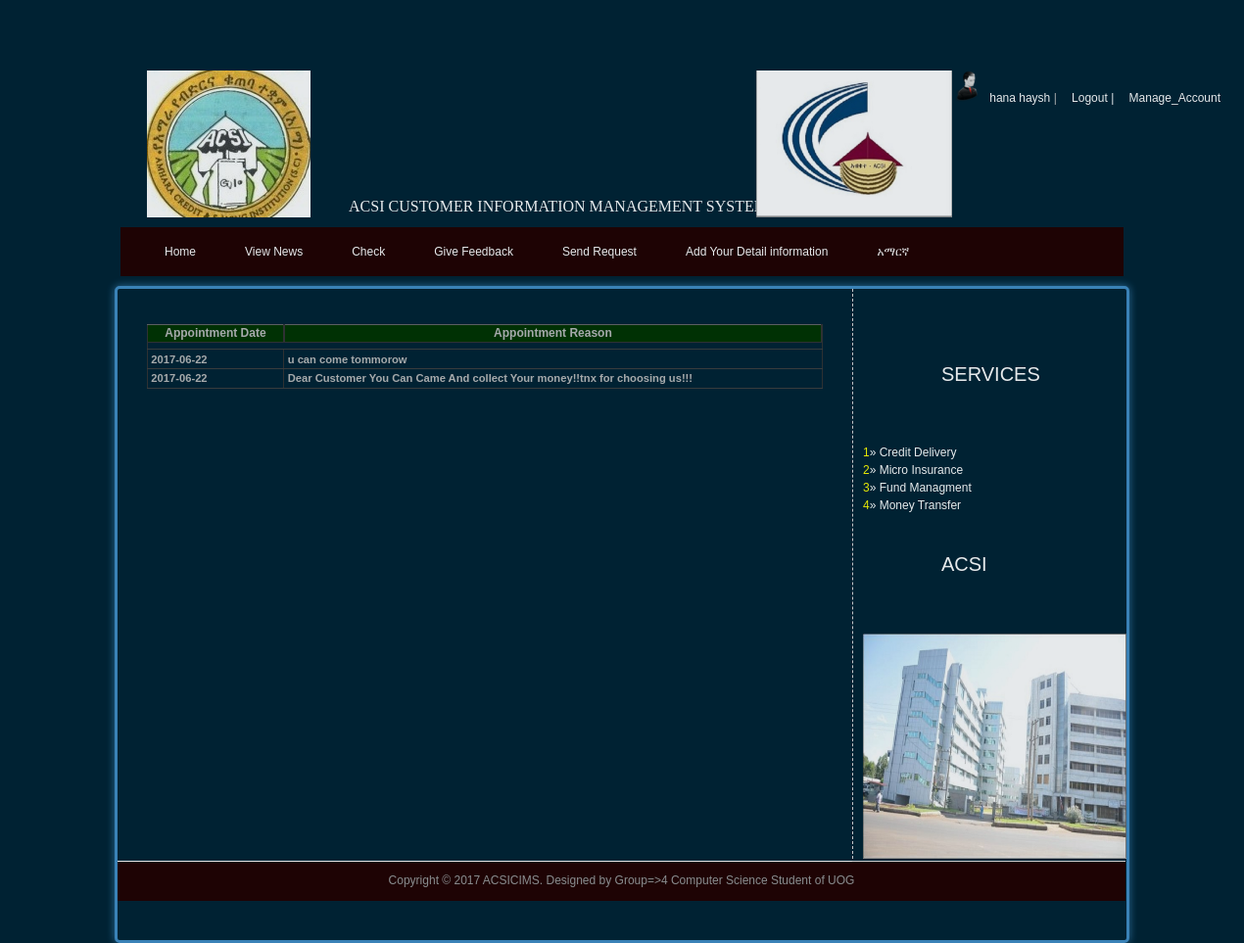
The app's page /ViewAppointment.php?key=2303 (signed in) with its own data.
### tables this page shows
CREATE TABLE IF NOT EXISTS `customer` (
  `fname` varchar(22) NOT NULL,
  `lname` varchar(22) NOT NULL,
  `UserName` varchar(22) NOT NULL,
  `password` varchar(100) NOT NULL,
  `user_id` int(22) NOT NULL,
  `AccNumber` int(12) NOT NULL AUTO_INCREMENT,
  `Sex` varchar(9) NOT NULL,
  `age` int(3) NOT NULL,
  `address` varchar(55) NOT NULL,
  `Guarantee` varchar(55) NOT NULL,
  `AccType` varchar(22) NOT NULL,
  `pnumber` int(11) NOT NULL,
  `date` date NOT NULL,
  `status` varchar(3) NOT NULL,
  PRIMARY KEY (`AccNumber`),
  UNIQUE KEY `user_id` (`user_id`)
);

CREATE TABLE IF NOT EXISTS `serv` (
  `info_id` int(11) NOT NULL AUTO_INCREMENT,
  `service` varchar(22) NOT NULL,
  `description` varchar(22) NOT NULL,
  `status` varchar(4) NOT NULL,
  PRIMARY KEY (`info_id`)
);

CREATE TABLE IF NOT EXISTS `custappointment` (
  `AccNumber` int(22) NOT NULL,
  `AppoDate` date NOT NULL,
  `AppoReason` text NOT NULL,
  KEY `AccNumber` (`AccNumber`)
);

### LogedCustomer.php (called while the page is built, shortened)
<?php
			$AccNumber=$_SESSION['AccNumber'];
			$result=mysql_query("select * from customer where AccNumber='$AccNumber'")or die(mysql_error);
			$row=mysql_fetch_array($result);
			$FirstName=$row['fname'];
			$LastName=$row['lname'];
			?>

### ViewAppointment.php (the view, shortened to what this page needs)
<?php
include("LogedCustomer.php");
?>
<div style="float:right; margin-right:24px;" ;>
			 <?php
			echo '<img src="images/admin.png"><font color="white"> &nbsp;'.$FirstName." ".$LastName .'</font>';?>
  |<a href="logout.php" class="logout"><font color="white"> Logout</a>&nbsp;|
  <a href="manageAccCust.php" class="logout" ><font color="white"> Manage_Account</a></div>
 <?php
include("header.php");
?>
<?php
include("TopNavCust.php");
?>
   	  <?php
	  include("leftside.php");
	  ?>
	     <div id="content" class="float_l"> <br/>
					<?php
 $AccNumber=$_SESSION['AccNumber'];
$result = mysql_query("SELECT * FROM   custappointment where AccNumber='$AccNumber' ");
    if ($myrow = mysql_fetch_array($result)) {
echo '<table style="width:100%;">';
      echo '<th>Appointment Date</th><th>Appointment Reason</th>
	  <tr><td colspan=9>';
       do {     printf("<tr><td>%s</td><td>%s</td></tr>\n", $myrow["AppoDate"],
	   $myrow["AppoReason"]);
         } while ($myrow = mysql_fetch_array($result));
          echo "</table>\n";
           } else {  echo "<font color='yellow' size='3'>Sorry, no Appointment were found!</font>";
		   echo' <meta content="2;Check.php" http-equiv="refresh" />';
            }
?>
		</div>
		 <?php
	include("footerIndex.php");
	?>

### leftside.php (shortened to what this page needs)
<div id="ACSI_main">
    <div id="sidebar" class="float_r">
      <div class="sidebar_box"><span class="bottom"></span><br><td >&nbsp;</td><td >&nbsp;</td>
        <h3>SERVICES</h3>
        <div class="content">
          <?php
					$sel=mysql_query("select * from serv where  status = 'on'");
					$gets=mysql_fetch_array($sel);
					$num=1;
					echo '<font color=yellow> '.$num. '</font>&raquo;  ' .$gets['service'].' '.$gets['description'].'<br/>';
					$num=2;
					while($gets=mysql_fetch_array($sel)){
					echo '<font color=yellow> '.$num. '</font>&raquo;  ' .$gets['service'].' '.$gets['description'].'<br/>';
					$num++;
					}
					?>
        </div>
        <h3>ACSI</h3><div class="content">
          <img src="images/aaaa.jpg" height="230" width='269'/>
        </div>
      </div>
    </div>

### Acsi.css (style rules this page uses)
body { margin: 0px; padding: 0px; color: #b9b9b9; font-family: verdana, arial, sans-serif; font-size: 12px; line-height: 1.5em; display:block; opacity : 0.90; -moz-opacity : 0.90; filter:alpha(opacity=90); z-index : 9998; background: #002233 url(../images/background.jg) repeat-x; background-repeat: repeat; }
a, a:link, a:visited { color: #0299aa; font-weight: normal; text-decoration: none }
h1, h2, h3, h4, h5, h6 { color: WHITE; font-weight: normal; }
h3 { font-size: 20px; margin: 0 0 20px; padding: 0; }
.float_l { float: left }
.float_r { float: right }
#ACSI_main { border:3px solid grey; clear: both; position: relative; width: 970px; padding: 0 30px 40px; margin: 0 auto; background: #220000url(images/ACSI_content_top.png) top no-repeat; -webkit-font-smoothing: antialiased; -webkit-text-size-adjust: 100%; border-color: rgba(82, 168, 236, 0.8); outline: 0; outline: thin dotted \9; border-radius:5px; -webkit-box-shadow: inset 0 1px 1px rgba(0, 0, 0, 0.075), 0 0 8px rgba(82, 168, 236, 0.6); -moz-box-shadow: inset 0 1px 1px rgba(0, 0, 0, 0.075), 0 0 8px rgba(82, 168, 236, 0.6); box-shadow: inset 0 1px 1px rgba(0, 0, 0, 0.075), 0 0 8px rgba(82, 168, 236, 0.6); }
#content { width: 690px; font-size: 100%; font: inherit; vertical-align: baseline; }
#sidebar { background: #220000url(images/ACSI_content_top.png) top no-repeat; padding-right:10px; width: 270px; margin-right:-30px; transition:all .218s; -moz-box-shadow:0 1px 1px rgba(0,0,0,.1);-moz-transition:all 0;-o-transition:all 0;-webkit-box-shadow:0 1px 1px rgba(0,0,0,.1);-webkit-transition:all 0; }
.sidebar_box { clear: both; }
a[href] { text-decoration: none; }
.sidebar_box h3 { width: 190px; height: 38px; margin: 0; padding: 42px 0 0 90px; color: #fff; }
.sidebar_box { position: relative; margin-bottom:2px; border-left: 1px dashed #dbdbdb }
.sidebar_box h3 { width: 190px; height: 70px; margin: 0; padding: 42px 0 0 90px; color: #fff; background: url(images/hospital_site_header.png) no-repeat left top;; }
#sidebar .sidebar_box .content { padding: 10px 10px 0; background:none; }
td { font-size:+12; font-weight:bold; }
table { border-collapse: collapse; border-spacing: 0; }
.logout { margin-left:12px; }

### table.php (style rules this page uses)
td { padding: .3em; border: 1px #ccc solid; }
th { border-bottom:1.5px solid #333333;border-left:1.5px solid #333333;border-right:2px solid #333333;border-top:1.5px solid #666666; padding-bottom:1.5px; }
td { border-bottom:1.5px solid #3F3F3F ;border-left:1.5px solid #333333;border-right:1.5px solid #333333 }
th { font-size:75%;background-color:#003300; }
td { font-size:70%; }

### records on screen
customer: fname "hana", lname "haysh"
serv: service "Credit", description "Delivery"
serv: service "Micro", description "Insurance"
serv: service "Fund", description "Managment"
serv: service "Money", description "Transfer"
custappointment: AppoDate "2017-06-22", AppoReason "u can come tommorow"
custappointment: AppoDate "2017-06-22", AppoReason "Dear Customer You Can Came And collect Your money!!tnx for choosing us!!!"

### other values on screen
$num "1"
